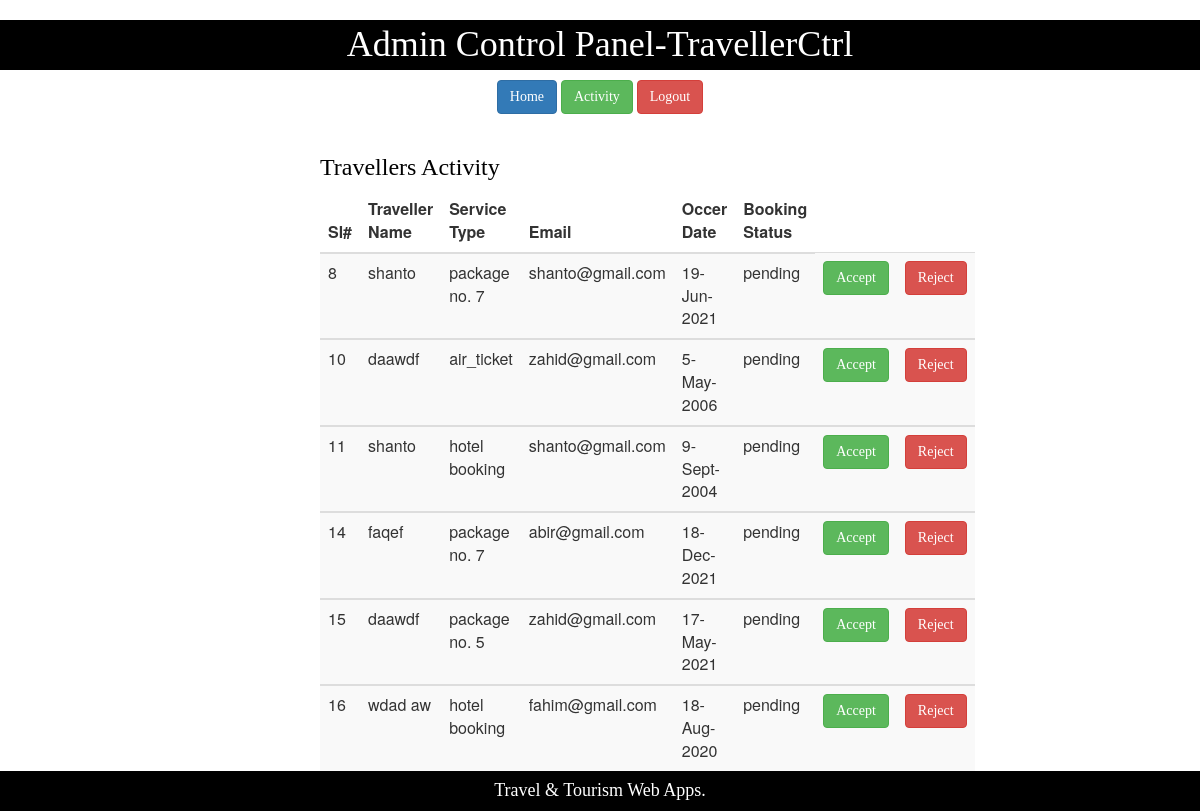
The page /Admin_TravellerActivity.php on the database its author committed.
### tables this page shows
CREATE TABLE `t_activity` (
  `sl` int(11) NOT NULL,
  `name` varchar(30) NOT NULL,
  `service` varchar(30) NOT NULL DEFAULT '',
  `email` varchar(30) NOT NULL,
  `date` varchar(30) NOT NULL,
  `status` varchar(30) NOT NULL DEFAULT 'pending'
);

### models/db_config.php (called while the page is built, shortened)
<?php
	$db_server="localhost";
	$db_user="root";
	$db_password="";
	$db_name="wt_sp21_f";
	function get($query){
		global $db_server,$db_user,$db_password,$db_name;
		$conn = mysqli_connect($db_server,$db_user,$db_password,$db_name);
		$result = mysqli_query($conn,$query);
		$data=array();
		if(mysqli_num_rows($result) > 0){
			while($row=mysqli_fetch_assoc($result)){
				$data[] = $row;
			}
		}
		return $data;
	}
?>

### controllers/Admin_TravellersActivityController.php (called while the page is built)
<?php
require_once "models/db_config.php";
function getAllActivity(){
	$query="SELECT * from t_activity WHERE status='pending'";
    $result=get($query);
   	return $result;
}
?>

### Admin_TravellerActivity.php (the view, shortened to what this page needs)
<?php
include 'Admin_Traveller_Header.php';
require_once "controllers/Admin_TravellersActivityController.php";
$result = getAllActivity();
?>
<div class="center">
	<h3 class="text">Travellers Activity</h3>
	<table class="table table-striped">
		<thead>
			<th>Sl#</th>
			<th>Traveller Name</th>
			<th>Service Type</th>
			<th>Email</th>
			<th>Occer Date</th>
			<th>Booking Status</th>
		</thead>
		<?php
		foreach($result as $row):?>
		<tbody>
			<td><?php echo $row["sl"];?></td>
			<td><?php echo $row["name"];?></td>
			<td><?php echo $row["service"];?></td>
			<td><?php echo $row["email"];?></td>
			<td><?php echo $row["date"];?></td>
			<td><?php echo $row["status"];?></td>
            <td><a href="controllers/Admin_BookAcceptController.php?id=<?php echo $row['sl'];?>" class="btn btn-Success">Accept</a></td>
	        <td><a href="controllers/Admin_BookRejectController.php?id=<?php echo $row['sl'];?>"class="btn btn-danger">Reject</td>
		</tbody>
		<?php endforeach;?>
	</table>
</div>
<?php include 'Admin_Home_Footer.php';?>

### styles/mystyle.css (style rules this page uses)
body { background-color:white; padding:0px; }
.text { font-family:consolas; color:black; }
.center { margin: 0 auto; width:50% ; padding:20px; }
.btn { font-family:consolas; }

### rows shown on the page
t_activity: sl "8", name "shanto", service "package no. 7", email "shanto@gmail.com", date "19-Jun-2021", status "pending"
t_activity: sl "10", name "daawdf", service "air_ticket", email "zahid@gmail.com", date "5-May-2006", status "pending"
t_activity: sl "11", name "shanto", service "hotel booking", email "shanto@gmail.com", date "9-Sept-2004", status "pending"
t_activity: sl "14", name "faqef", service "package no. 7", email "abir@gmail.com", date "18-Dec-2021", status "pending"
t_activity: sl "15", name "daawdf", service "package no. 5", email "zahid@gmail.com", date "17-May-2021", status "pending"
t_activity: sl "16", name "wdad aw", service "hotel booking", email "fahim@gmail.com", date "18-Aug-2020", status "pending"
